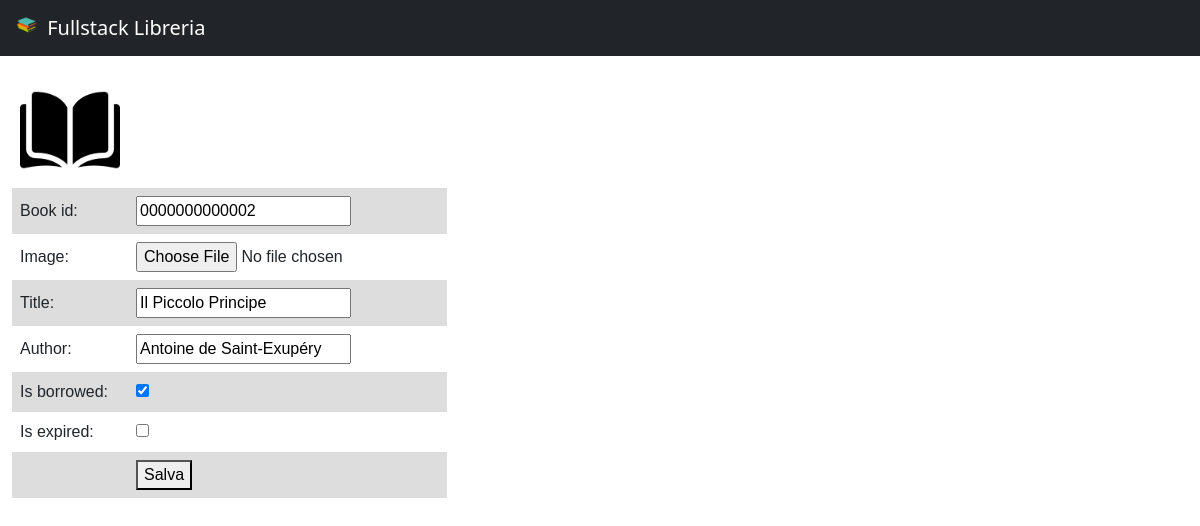
Before: /libreria/0000000000002/modify with the older database file.
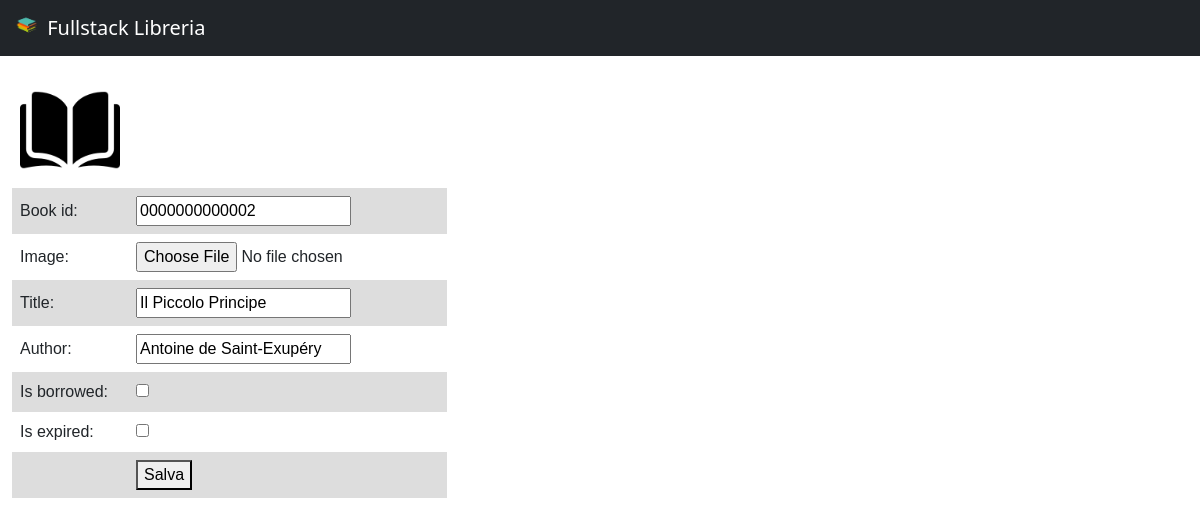
After: the same page with the newer database file.
### libreria/models.py (models this page shows, shortened)
class Libro(models.Model):
    book_id = models.CharField(max_length=13, validators=[MinLengthValidator(13)], primary_key=True)
    image = models.ImageField(upload_to='media/')
    title = models.CharField(max_length=40)
    author = models.CharField(max_length=40)
    is_borrowed = models.BooleanField(default=False)
    is_expired = models.BooleanField(default=False)

### libreria/views.py (the view)
def modifica_libro(request, book):
    context = {}
    if request.method == 'POST':
        form = LibroForm(request.POST, request.FILES, instance=book)
        if form.is_valid():
            form.save()
            return redirect('home')  # Reindirizza alla home dopo l'inserimento
    else:
        form = LibroForm()
    context['form'] = form
    libri = Libro.objects.all()
    context['libri'] = libri
    context['libro'] = book
    return render(request, 'libreria/add-book.html', context)

### libreria/forms.py
class LibroForm(forms.ModelForm):
    class Meta:
        model = Libro
        fields = ['book_id', 'image', 'title', 'author', 'is_borrowed', 'is_expired']

### libreria/templates/libreria/add-book.html (shortened to what this page needs)
{% extends 'libreria/common.html'%}
{% block content %}
<form method="post" enctype="multipart/form-data">
    <table>
        <tr>
        <p>
            <td>
                <img src="../../static/libreria/libro.png" border="0" alt="logolibro" width="100" height="100" margin-left: 5%>
            </td>
        </p>
        </tr>
        <tr>
            <p>
                <td>
                    <label for="id_book_id">Book id:</label>
                </td>
                <td>
                    <input type="text" name="book_id" maxlength="13" required="" id="id_book_id" value="{{ libro.book_id }}">
                </td>
            </p>
        </tr>
        <tr>
            <p>
                <td>
                    <label for="id_image">Image:</label>
                </td>
                <td>
                    <input type="file" name="image" accept="image/*" required="" id="id_image">
                </td>
            </p>
        </tr>
        <tr>
            <p>
                <td>
                    <label for="id_title">Title:</label>
                </td>
                <td>
                    <input type="text" name="title" maxlength="40" required="" id="id_title" value="{{ libro.title }}">
                </td>
            </p>
        </tr>
        <tr>
            <p>
                <td>
                    <label for="id_author">Author:</label>
                </td>
                <td>
                    <input type="text" name="author" maxlength="40" required="" id="id_author" value="{{ libro.author }}">
                </td>
            </p>
        </tr>
        <tr>
            <p>
                <td>
                    <label for="id_is_borrowed">Is borrowed:</label>
                </td>
                <td>
                    <input type="checkbox" name="is_borrowed" id="id_is_borrowed" {% if libro.is_borrowed %}checked{% endif %}>
                </td>
            </p>
        </tr>
        <tr>
            <p>
                <td>
                    <label for="id_is_expired">Is expired:</label>
                </td>
                <td>
                    <input type="checkbox" name="is_expired" id="id_is_expired" {% if libro.is_expired %}checked{% endif %}>
                </td>
            </p>
        </tr>
        <tr>
            <td>
            </td>
            <td>
                <button type="submit">Salva</button>
            </td>
    </table>
</form>
{% endblock %}

Changed rows visible on the page:
changed Libro "Il Piccolo Principe": is_borrowed "☑" → "☐"
